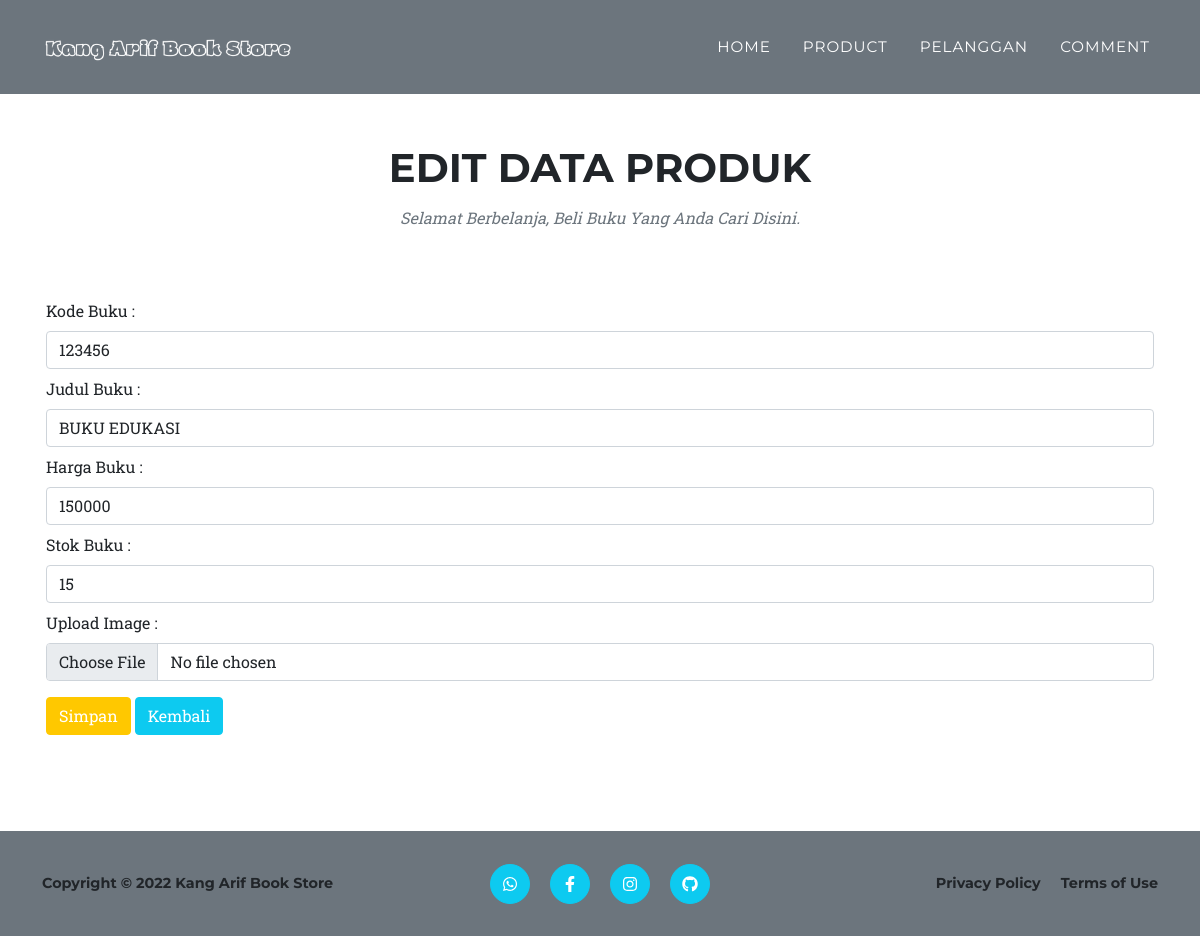
/edit_buku.php?id=1, run on an earlier commit of the app's database.
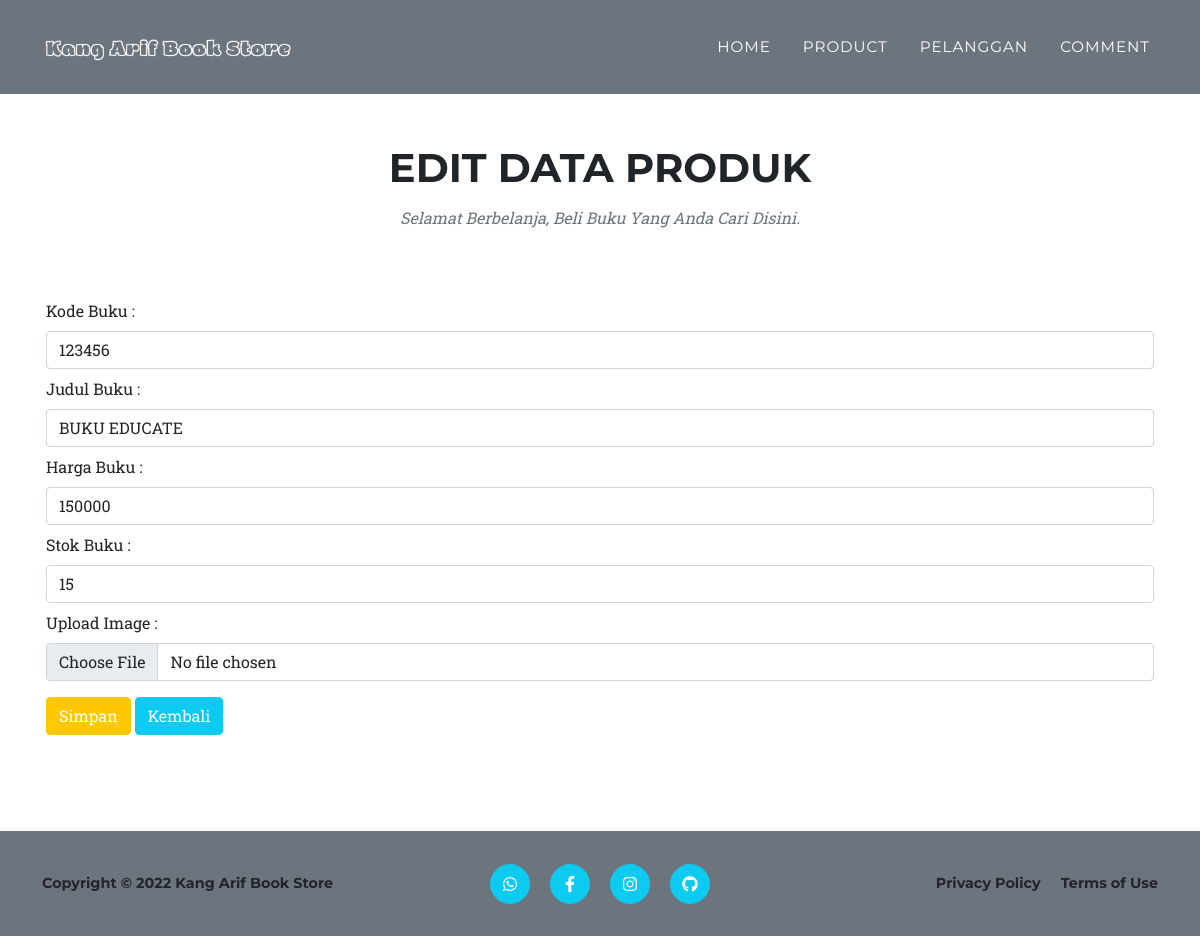
And on a later commit of the database.
### tables this page shows
CREATE TABLE `db_tokobuku` (
  `id` int(10) NOT NULL,
  `kd_buku` int(20) NOT NULL,
  `judul_buku` varchar(100) NOT NULL,
  `harga_buku` int(100) NOT NULL,
  `stok_buku` int(10) NOT NULL,
  `gambar_buku` varchar(5000) NOT NULL
);

### function.php (called while the page is built, shortened)
<?php
$conn = mysqli_connect('localhost', 'root', '', 'uas_1904030048');
function query($query)
{
    global $conn;
    $result = mysqli_query($conn, $query);
    if (mysqli_num_rows($result) == 1) {
        return mysqli_fetch_assoc($result);
    }
    $rows = [];
    return $rows;
}

### edit_buku.php (the view, shortened to what this page needs)
<?php
  require 'function.php';
  $id = $_GET['id'];
  $buku = query("SELECT * FROM db_tokobuku WHERE id = $id");
?>
<!DOCTYPE html>
<html lang="en">
  <head>
    <link href="css/styles.css" rel="stylesheet" />
  </head>
  <body id="page-top">
    <nav class="navbar navbar-expand-lg navbar-light bg-secondary fixed-top" id="mainNav">
      <div class="container">
        <a class="navbar-brand" href="#page-top"><img src="assets/img/navbar-logo.png" alt="..." /></a>
        <div class="collapse navbar-collapse" id="navbarResponsive">
          <ul class="navbar-nav text-uppercase ms-auto py-4 py-lg-0">
            <li class="nav-item"><a class="nav-link" href="index.php">Home</a></li>
            <li class="nav-item"><a class="nav-link" href="services.php">Product</a></li>
            <li class="nav-item"><a class="nav-link" href="portfolio.php">Pelanggan</a></li>
            <li class="nav-item"><a class="nav-link" href="contact.php">Comment</a></li>
          </ul>
        </div>
      </div>
    </nav>
    <section class="page-section" id="services">
      <div class="container justify-content-center">
        <div class="text-center mt-5">
          <h2 class="section-heading text-uppercase">EDIT DATA PRODUK</h2>
          <h3 class="section-subheading text-muted">Selamat Berbelanja, Beli Buku Yang Anda Cari Disini.</h3>
        </div>
        <div class="row">
          <div class="col px-3">
            <form method="POST" action="">
              <div class="form-group">
                <label for="kd_buku" class="form-label mt-2">Kode Buku : </label>
                <input type="text" class="form-control" id="kd_buku" value="<?= $buku['kd_buku'] ?>" placeholder="Kode Buku" name="kd_buku" autofocus required autocomplete="off">
              </div>
              <div class="form-group">
                <label for="judul_buku" class="form-label mt-2">Judul Buku : </label>
                <input type="text" class="form-control" id="judul_buku" value="<?= $buku['judul_buku'] ?>" placeholder="Judul Buku" name="judul_buku" required autocomplete="off">
              </div>
              <div class="form-group">
                <label for="harga_buku" class="form-label mt-2">Harga Buku : </label>
                <input type="text" class="form-control" id="harga_buku" value="<?= $buku['harga_buku'] ?>" placeholder="Harga Buku" name="harga_buku" required autocomplete="off">
              </div>
              <div class="form-group">
                <label for="stok_buku" class="form-label mt-2">Stok Buku : </label>
                <input type="text" class="form-control" id="stok_buku" value="<?= $buku['stok_buku'] ?>" placeholder="Stok Buku" name="stok_buku" required autocomplete="off">
              </div>
              <div class="form-group">
                <label for="gambar_buku" class="form-label mt-2">Upload Image :</label>
                <input class="form-control" type="file" id="gambar_buku" value="<?= $buku['gambar_buku'] ?>" placeholder="Gambar Buku" name="gambar_buku" required autocomplete="off">
              </div>
              <button type="tambah" class="btn btn-warning mt-3" name="edit">Simpan</button>
              <a href="detail_buku.php" class="btn btn-info mt-3" role="button">Kembali</a>
            </form>
          </div>
        </div>
      </div>
    </section>
    <footer class="footer fw-bold bg-secondary py-4">
      <div class="container">
        <div class="row align-items-center">
          <div class="col-lg-4 mt-3 text-lg-start">
            <p>Copyright &copy; <script>document.write(new Date().getFullYear())</script> Kang Arif Book Store</p>
          </div>
          <div class="col-lg-4 my-3 my-lg-0">
            <a class="btn btn-info btn-social mx-2" href="https://wa.me/6285213849075"><i class="fab fa-whatsapp"></i></a>
            <a class="btn btn-info btn-social mx-2" href="https://www.facebook.com/kangarif.eid"><i class="fab fa-facebook-f"></i></a>
            <a class="btn btn-info btn-social mx-2" href="https://instagram.com/kangarif.id"><i class="fab fa-instagram"></i></a>
            <a class="btn btn-info btn-social mx-2" href="https://github.com/kangarifeid"><i class="fab fa-github"></i></a>
          </div>
          <div class="col-lg-4 text-lg-end">
            <a class="link-dark text-decoration-none me-3" href="#!">Privacy Policy</a>
            <a class="link-dark text-decoration-none" href="#!">Terms of Use</a>
          </div>
        </div>
      </div>
    </footer>
  </body>
</html>

What changed in the data, as far as the page shows it:
changed db_tokobuku: judul_buku "BUKU EDUKASI" → "BUKU EDUCATE"
